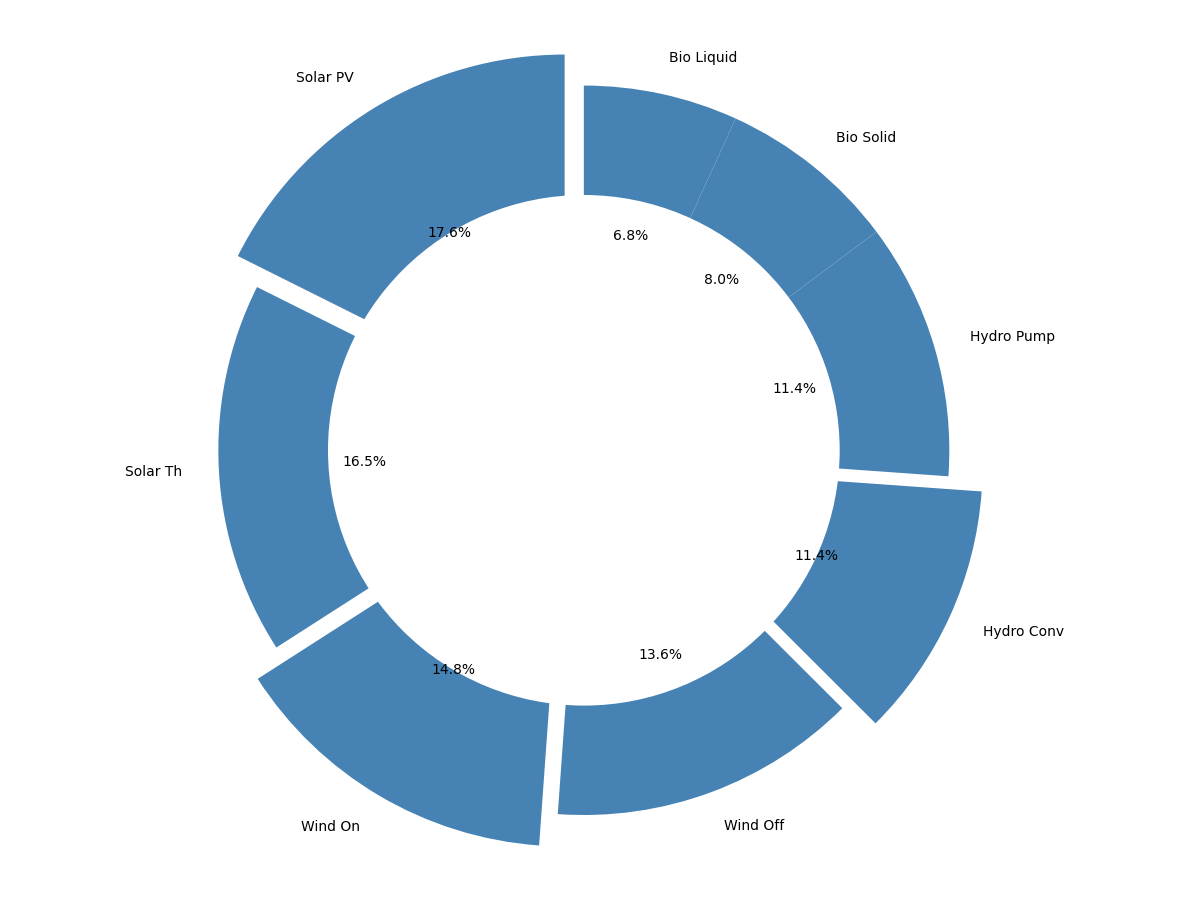

Write the Python code that produced this figure.
import matplotlib.pyplot as plt

energy_sources = [
    'Solar PV', 'Solar Th',
    'Wind On', 'Wind Off',
    'Hydro Conv', 'Hydro Pump',
    'Bio Solid', 'Bio Liquid'
]

percentages = [15.5, 14.5, 13, 12, 10, 10, 7, 6]

single_color = '#4682B4'  # Consistent color for all data groups.

explode = (0.1, 0, 0.1, 0, 0.1, 0, 0, 0)

plt.figure(figsize=(12, 9))
wedges, texts, autotexts = plt.pie(
    percentages, labels=energy_sources, autopct='%1.1f%%', startangle=90,
    colors=[single_color] * len(percentages), explode=explode
)

centre_circle = plt.Circle((0, 0), 0.70, fc='white')
fig = plt.gcf()
fig.gca().add_artist(centre_circle)

plt.axis('equal')
plt.tight_layout()

plt.show()
